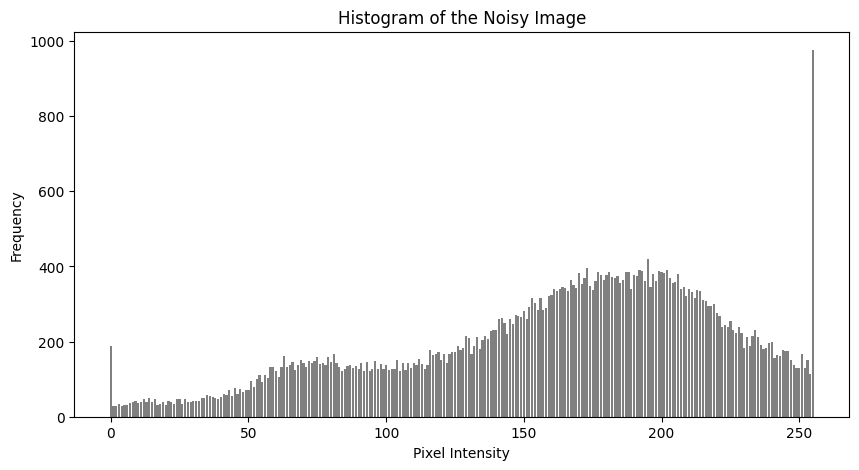

Source code (Python):
import numpy as np
import matplotlib.pyplot as plt
from PIL import Image

image_path = '/content/184.jpeg'
image = Image.open(image_path).convert('L')

output_image_name = 'output_image.jpeg'
image.save(output_image_name)

plt.figure(figsize=(5, 5))
plt.imshow(image, cmap='gray')
plt.title('Uploaded Image')
plt.axis('off')
plt.show()

image_array = np.array(image)

def calculate_histogram(image_array):

    histogram = [0] * 256

    for row in image_array:
        for pixel in row:
            histogram[pixel] += 1

    return histogram

histogram = calculate_histogram(image_array)

plt.figure(figsize=(10, 5))
plt.bar(range(256), histogram, color='gray')
plt.title('Histogram of the Noisy Image')
plt.xlabel('Pixel Intensity')
plt.ylabel('Frequency')

histogram_output = 'histogram_output.png'
plt.savefig(histogram_output)
plt.show()
